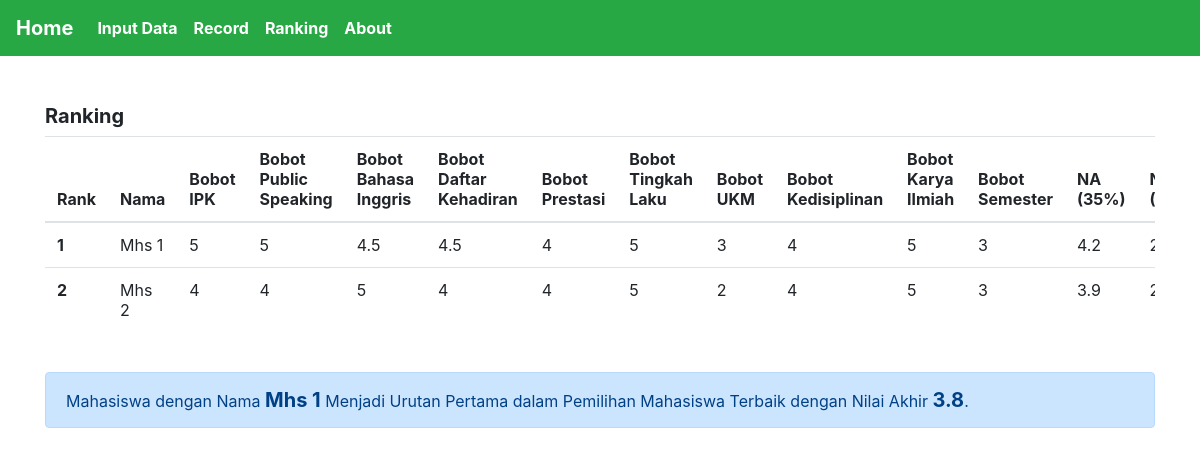
/ranking.php, run on the app's committed database.
### tables this page shows
CREATE TABLE `hasilmhs` (
  `nama` varchar(30) NOT NULL,
  `bobotipk` float NOT NULL,
  `bobotps` float NOT NULL,
  `bobotbing` float NOT NULL,
  `bobotdk` float NOT NULL,
  `bobotpres` float NOT NULL,
  `bobottk` float NOT NULL,
  `bobotukm` float NOT NULL,
  `bobotdisiplin` float NOT NULL,
  `bobotki` float NOT NULL,
  `bobotsmt` float NOT NULL,
  `na` float NOT NULL,
  `nkk` float NOT NULL,
  `np` float NOT NULL,
  `npp` float NOT NULL,
  `hasil` float NOT NULL
);

### ranking.php (the view, shortened to what this page needs)
<?php
    include "koneksi.php";
?>
<html>
<head>
    <link rel="stylesheet" href="https://stackpath.bootstrapcdn.com/bootstrap/4.3.1/css/bootstrap.min.css">
</head>
<body>
    <nav class="navbar navbar-expand-lg navbar-light bg-success font-weight-bold">
        <a class="navbar-brand text-white" href="index.php">Home</a>
        <div class="collapse navbar-collapse" id="navbarNav">
        <ul class="navbar-nav">
            <li class="nav-item">
                <a class="nav-link text-white" href="inputdata.php">Input Data</a>
            </li>
          <li class="nav-item">
            <a class="nav-link text-white" href="proses.php">Record</a>
          </li>
          <li class="nav-item">
            <a class="nav-link text-white" href="ranking.php">Ranking</a>
          </li>
            <li class="nav-item">
                <a class="nav-link text-white" href="about.php">About</a>
            </li>
        </ul>
        </div>
    </nav>
    <div class="container"><br><br>
    <h5 class="font-weight-bold">Ranking</h5>
    <table class="table table-hover table-responsive">
        <thead>
            <tr>
                <th scope="col">Rank</th>
                <th scope="col">Nama</th>
                <th scope="col">Bobot IPK</th>
                <th scope="col">Bobot Public Speaking</th>
                <th scope="col">Bobot Bahasa Inggris</th>
                <th scope="col">Bobot Daftar Kehadiran</th>
                <th scope="col">Bobot Prestasi</th>
                <th scope="col">Bobot Tingkah Laku</th>
                <th scope="col">Bobot UKM</th>
                <th scope="col">Bobot Kedisiplinan</th>
                <th scope="col">Bobot Karya Ilmiah</th>
                <th scope="col">Bobot Semester</th>
                <th scope="col">NA (35%)</th>
                <th scope="col">NKK (25%)</th>
            </tr>
        </thead>
        <tbody>
            <?php
                $query = mysqli_query($koneksi,"SELECT * FROM hasilmhs ORDER BY hasil DESC");
                if(mysqli_num_rows($query)>0){
            ?>
            <?php
                $a = 1;
                while($data = mysqli_fetch_array($query)){
            ?>
            <tr>
                <th scope="row"><?php echo $a; ?></th>
                <td><?php echo $data["nama"];?></td>
                <td><?php echo $data["bobotipk"];?></td>
                <td><?php echo $data["bobotps"];?></td>
                <td><?php echo $data["bobotbing"];?></td>
                <td><?php echo $data["bobotdk"];?></td>
                <td><?php echo $data["bobotpres"];?></td>
                <td><?php echo $data["bobottk"];?></td>
                <td><?php echo $data["bobotukm"];?></td>
                <td><?php echo $data["bobotdisiplin"];?></td>
                <td><?php echo $data["bobotki"];?></td>
                <td><?php echo $data["bobotsmt"];?></td>
                <td><?php echo $data["na"];?></td>
                <td><?php echo $data["nkk"];?></td>
            </tr>
            <?php $a++; } ?>
            <?php } ?>
        </tbody>
    </table>
    <br>
    <?php
        $query = mysqli_query($koneksi,"SELECT * FROM hasilmhs ORDER BY hasil DESC LIMIT 1");
        if(mysqli_num_rows($query)>0){
    ?>
    <?php
        $a = 1;
        while($data = mysqli_fetch_array($query)){
    ?>
    <div class="alert alert-primary" role="alert">
        Mahasiswa dengan Nama <b style="font-size: 15pt;"><?php echo $data["nama"];?></b> Menjadi Urutan Pertama dalam Pemilihan Mahasiswa Terbaik dengan Nilai Akhir <b style="font-size: 15pt;"><?php echo $data["hasil"];?></b>.
    </div>
    <?php $a++; } ?>
    <?php } ?>
    </div>
</body>
</html>

### data on the page
hasilmhs: nama "Mhs 1", bobotipk "5", bobotps "5", bobotbing "4.5", bobotdk "4.5", bobotpres "4", bobottk "5", bobotukm "3", bobotdisiplin "4", bobotki "5", bobotsmt "3", na "4.2", hasil "3.8"
hasilmhs: nama "Mhs 2", bobotipk "4", bobotps "4", bobotbing "5", bobotdk "4", bobotpres "4", bobottk "5", bobotukm "2", bobotdisiplin "4", bobotki "5", bobotsmt "3", na "3.9"
